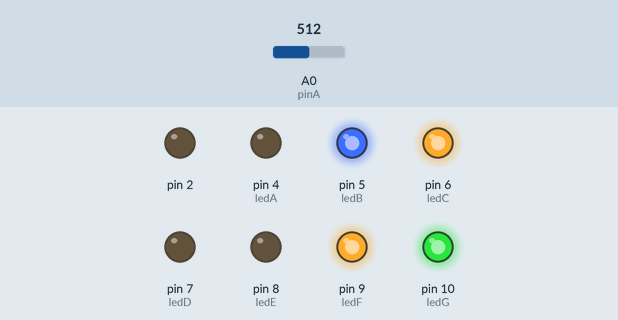
Recording of a sketch running on a simulated Arduino Uno, built with avr-gcc and run on an emulated ATmega328P. On the bench: output pins drawn as LEDs (lit = HIGH). The test bench sets the inputs (shaded band); at power-on: A0 (pinA) = 512.

Above: at 1.3 s.
1.4 s: A0 (pinA) set to 561
2.9 s: A0 (pinA) set to 580
At 4.2 s:
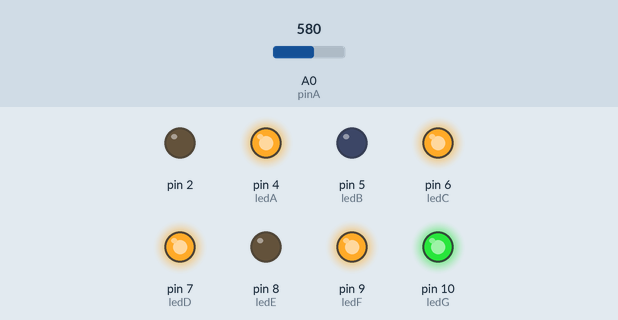
4.5 s: A0 (pinA) set to 716
At 5.5 s:
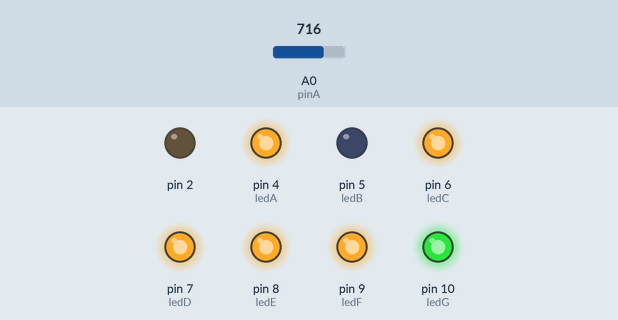
6.0 s: A0 (pinA) set to 778
7.5 s: A0 (pinA) set to 809
At 7.8 s:
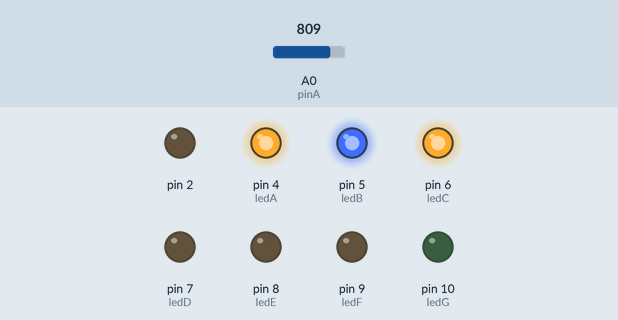
9.0 s: A0 (pinA) set to 511
At 10.2 s:
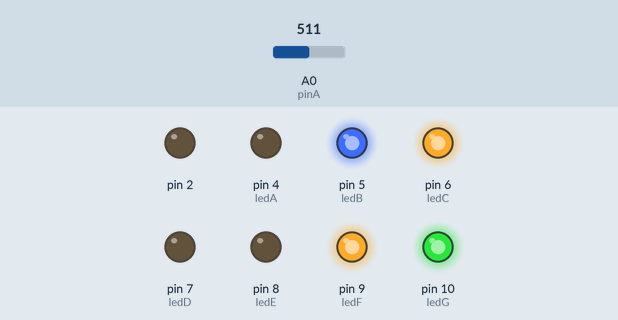
Timing chart, 0 to 11.5 s (numbered marks = the images above; inputs shaded):
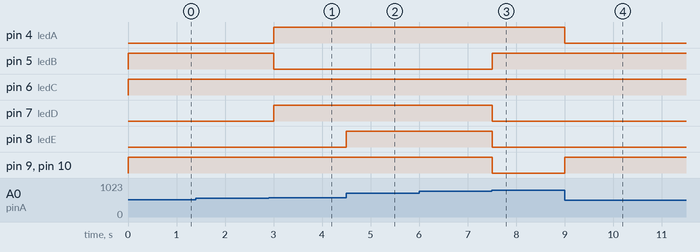

Measured:
- the behaviour switches between 568 and 569 on A0 (pinA) (found by bisection; images 0 and 1)
- the behaviour switches between 795 and 796 on A0 (pinA) (found by bisection; images 2 and 3)
- after the input at 1.4 s, every drawn part: stays the same
- after the input at 2.9 s, pin 4 (ledA), pin 7 (ledD): LOW → HIGH after 0.10 s; pin 5 (ledB): HIGH → LOW after 0.10 s
- after the input at 4.5 s, pin 8 (ledE): LOW → HIGH at once
- after the input at 6.0 s, every drawn part: stays the same
- after the input at 7.5 s, pin 5 (ledB): LOW → HIGH at once; pin 7 (ledD), pin 8 (ledE), pin 9 (ledF), pin 10 (ledG): HIGH → LOW at once
- after the input at 9.0 s, pin 4 (ledA): HIGH → LOW at once; pin 9 (ledF), pin 10 (ledG): LOW → HIGH at once

The sketch:

SistemControl_3_Potensio.ino
```cpp
#define pinA A0
#define pinB A1
#define ledA 4
#define ledB 5
#define ledC 6
#define ledD 7
#define ledE 8
#define ledF 9
#define ledG 10
int conValue;

//Fungsi Hitung Angka di 7 Secment
void HitungAngka(void){
  if(conValue == 0){
    digitalWrite(ledA, HIGH);
    digitalWrite(ledB, HIGH);
    digitalWrite(ledC, HIGH);
    digitalWrite(ledD, HIGH);
    digitalWrite(ledE, HIGH);
    digitalWrite(ledF, HIGH);
    digitalWrite(ledG, LOW);
  } else if (conValue == 1){
    digitalWrite(ledA, LOW);
    digitalWrite(ledB, HIGH);
    digitalWrite(ledC, HIGH);
    digitalWrite(ledD, LOW);
    digitalWrite(ledE, LOW);
    digitalWrite(ledF, LOW);
    digitalWrite(ledG, LOW);
  } else if (conValue == 2){
    digitalWrite(ledA, HIGH);
    digitalWrite(ledB, HIGH);
    digitalWrite(ledC, LOW);
    digitalWrite(ledD, HIGH);
    digitalWrite(ledE, HIGH);
    digitalWrite(ledF, LOW);
    digitalWrite(ledG, HIGH);
  } else if (conValue == 3){
    digitalWrite(ledA, HIGH);
    digitalWrite(ledB, HIGH);
    digitalWrite(ledC, HIGH);
    digitalWrite(ledD, HIGH);
    digitalWrite(ledE, LOW);
    digitalWrite(ledF, LOW);
    digitalWrite(ledG, HIGH);
  } else if (conValue == 4){
    digitalWrite(ledA, LOW);
    digitalWrite(ledB, HIGH);
    digitalWrite(ledC, HIGH);
    digitalWrite(ledD, LOW);
    digitalWrite(ledE, LOW);
    digitalWrite(ledF, HIGH);
    digitalWrite(ledG, HIGH);
  } else if (conValue == 5){
    digitalWrite(ledA, HIGH);
    digitalWrite(ledB, LOW);
    digitalWrite(ledC, HIGH);
    digitalWrite(ledD, HIGH);
    digitalWrite(ledE, LOW);
    digitalWrite(ledF, HIGH);
    digitalWrite(ledG, HIGH);
  } else if (conValue == 6){
    digitalWrite(ledA, HIGH);
    digitalWrite(ledB, LOW);
    digitalWrite(ledC, HIGH);
    digitalWrite(ledD, HIGH);
    digitalWrite(ledE, HIGH);
    digitalWrite(ledF, HIGH);
    digitalWrite(ledG, HIGH);
  } else if (conValue == 7){
    digitalWrite(ledA, HIGH);
    digitalWrite(ledB, HIGH);
    digitalWrite(ledC, HIGH);
    digitalWrite(ledD, LOW);
    digitalWrite(ledE, LOW);
    digitalWrite(ledF, LOW);
    digitalWrite(ledG, LOW);
  } else if (conValue == 8){
    digitalWrite(ledA, HIGH);
    digitalWrite(ledB, HIGH);
    digitalWrite(ledC, HIGH);
    digitalWrite(ledD, HIGH);
    digitalWrite(ledE, HIGH);
    digitalWrite(ledF, HIGH);
    digitalWrite(ledG, HIGH);
  } else if (conValue == 9){
    digitalWrite(ledA, HIGH);
    digitalWrite(ledB, HIGH);
    digitalWrite(ledC, HIGH);
    digitalWrite(ledD, HIGH);
    digitalWrite(ledE, LOW);
    digitalWrite(ledF, HIGH);
    digitalWrite(ledG, HIGH);
  }
}

void setup() {
  // put your setup code here, to run once:

  Serial.begin(9600);

  //  deklarasi led
  pinMode(2, OUTPUT);

  //  delkalasi pinMode 7Secment
  pinMode(ledA, OUTPUT);
  pinMode(ledB, OUTPUT);
  pinMode(ledC, OUTPUT);
  pinMode(ledD, OUTPUT);
  pinMode(ledE, OUTPUT);
  pinMode(ledF, OUTPUT);
  pinMode(ledG, OUTPUT);

}

void loop() {
  // put your main code here, to run repeatedly:
//  test
//  Serial.print("ADC 0: ");
//  Serial.println(analogRead(pinA));
//  Serial.print("ADC 1: ");
//  Serial.println(analogRead(pinB));

//// tugas 1
//  if(analogRead(pinA) >= 500){
//    digitalWrite(2, HIGH);
//  } else {
//    digitalWrite(2, LOW);
//  }

////tugas 2
//  if(analogRead(pinA) <= analogRead(pinB)){
//    digitalWrite(2, HIGH);
//  } else {
//    digitalWrite(2, LOW);
//  }

//tugas 3
/*
  map

  map(value, fromLow, fromHigh, toLow, toHigh);

  Fungsi map() memiliki 5 parameter yaitu fromLow, fromHigh, toLow, toHigh.

  berikut penjelasannya.

  *value = nilai yang akan dipetakan
  *fromLow = batas bawah nilai awal
  *fromHigh = batas atas nilai awal
  *toLow = batas bawah rentang target nilai
  *toHigh = batas atas rentang target nilai

*/
//conValue = map(analogRead(pinA), 0, 1023, 0, 100);
//  Serial.print("Conversi ");
//  Serial.println(conValue);

  // tugas 4
  conValue = map(analogRead(pinA), 0, 1023, 0, 9);
  HitungAngka();

  delay(500);
}
```
